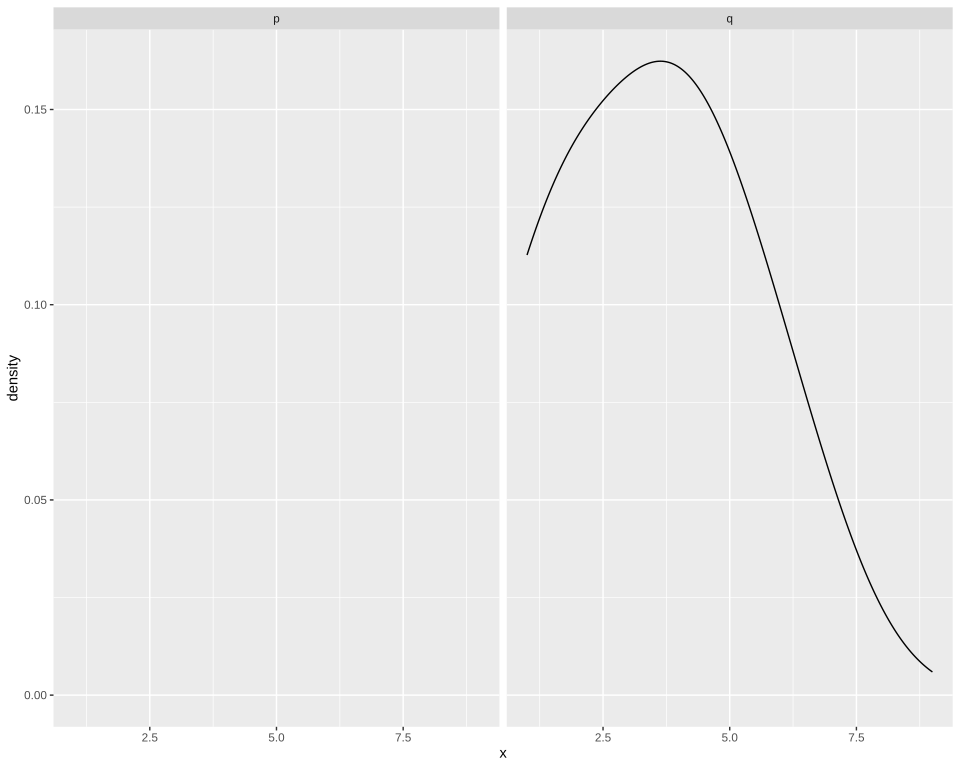

Recreate this plot in R.
# The plot test/golden/density_dropped.svg draws, drawn by ggplot2 itself, as ggplot2's own visual tests
# draw their snapshots: the independent check on that golden whenever it changes. The suite never
# runs this; it needs R, ggplot2 and vdiffr, saved as the Docker image giggly-r:ggplot2-4.0.3. From
# the repository's root:
#
#   docker run --rm -v "$PWD/test/golden":/golden:ro giggly-r:ggplot2-4.0.3 \
#     Rscript /golden/density_dropped.R > density_dropped.ggplot2.svg
#
# and compare the two drawings element by element, as test/golden/point.R describes.
#
# Two panels: in the first a negative weight makes R's density() fail, so ggplot2 draws nothing
# there; in the second one group's curve and another group of one row, a row of missing values,
# drawn as nothing.

library(ggplot2)
data <- data.frame(
  x = c(1, 2, 3, 5, 8, 1, 2, 4, 6, 9),
  w = c(1, 2, -1, 3, 1, 1, 1, 2, 1, 1),
  g = c("a", "a", "a", "a", "a", "b", "b", "b", "b", "c"),
  p = c("p", "p", "p", "p", "p", "q", "q", "q", "q", "q")
)
plot <- ggplot(data, aes(x, weight = w, group = g)) + geom_density() + facet_wrap(~p) +
  theme_gray()
file <- tempfile(fileext = ".svg")
vdiffr::write_svg(plot, file)
cat(readLines(file), sep = "\n")
